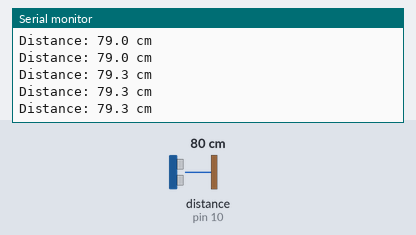
A sketch run on a simulated Arduino Uno, built with avr-gcc and run on an emulated ATmega328P. Shown: the last lines printed to the serial monitor. Wiring (inferred from the names in the program): ultrasonic range finder: trigger pin 9; echo pin 10. Inputs (shaded band) come from the test bench; at power-on: distance to the obstacle (sensor on pin 10) 80 cm. The echo pulse lasts 58.3 µs per cm.

Above: at 1.2 s.
1.3 s: distance to the obstacle (sensor on pin 10) set to 2 cm
At 1.72 s:
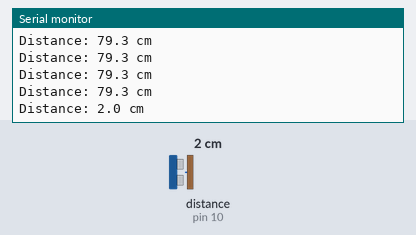
2.8 s: distance to the obstacle (sensor on pin 10) set to 4 cm
At 2.98 s:
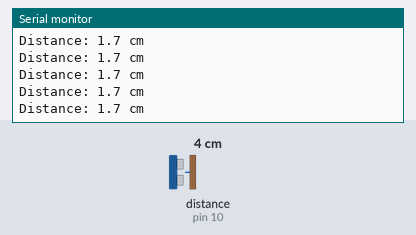
Timing chart, 0 to 5.8 s (numbered marks = the images above; inputs shaded):
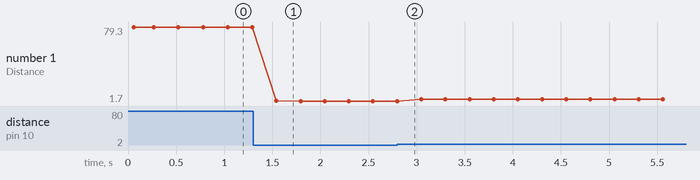

Measured:
- after the input at 1.3 s, the serial monitor: prints a new line after 0.24 s (image 1)
- plotted number 1: 79.3 → 1.7 after the input at 1.3 s, 1.7 → 3.7 after the input at 2.8 s

The sketch:

04_ultrasonic_distance.ino
```cpp
// InnoBees STEM Lab - Ultrasonic Distance Meter
// HC-SR04: VCC -> 5V, GND -> GND, TRIG -> D9, ECHO -> D10
// Displays distance on Serial Monitor

const int TRIG_PIN = 9;
const int ECHO_PIN = 10;

void setup() {
  pinMode(TRIG_PIN, OUTPUT);
  pinMode(ECHO_PIN, INPUT);
  Serial.begin(9600);
  Serial.println("Ultrasonic Distance Meter");
  Serial.println("Point the sensor at an object.");
}

float measureDistance() {
  // Send 10us trigger pulse
  digitalWrite(TRIG_PIN, LOW);
  delayMicroseconds(2);
  digitalWrite(TRIG_PIN, HIGH);
  delayMicroseconds(10);
  digitalWrite(TRIG_PIN, LOW);

  // Measure echo duration (timeout 30ms = ~500cm max)
  long duration = pulseIn(ECHO_PIN, HIGH, 30000);

  if (duration == 0) {
    return -1;  // no echo received
  }

  // Calculate distance: speed of sound = 0.034 cm/us, divide by 2 for round trip
  return (duration * 0.034) / 2.0;
}

void loop() {
  float distance = measureDistance();

  if (distance > 0) {
    Serial.print("Distance: ");
    Serial.print(distance, 1);
    Serial.println(" cm");
  } else {
    Serial.println("Out of range!");
  }
  delay(250);
}
```
